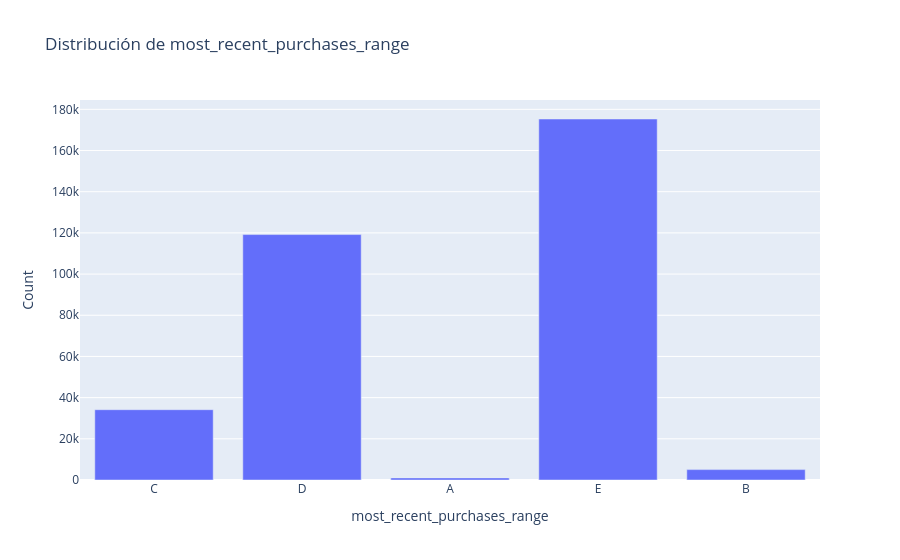

The notebook cell saved with this chart:
### Code cell
px.bar(
    vdf_2.to_pandas(),
    x="most_recent_purchases_range",
    y="count",
    title="Distribución de most_recent_purchases_range",
    labels={"most_recent_purchases_range": "most_recent_purchases_range", "count": "Count"},
).show()

### Figure 1 — Plotly figure (JSON) as saved in the notebook; plotly's stock layout.template omitted (floating-point values rounded to 4 significant figures)
{"data": [{"hovertemplate": "most_recent_purchases_range=%{x}<br>Count=%{y}<extra></extra>", "legendgroup": "", "marker": {"color": "#636efa", "pattern": {"shape": ""}}, "name": "", "orientation": "v", "showlegend": false, "textposition": "auto", "type": "bar", "x": ["C", "D", "A", "E", "B"], "xaxis": "x", "y": [34144, 119187, 1010, 175309, 5046], "yaxis": "y"}], "layout": {"barmode": "relative", "legend": {"tracegroupgap": 0}, "title": {"text": "Distribución de most_recent_purchases_range"}, "xaxis": {"anchor": "y", "domain": [0, 1], "title": {"text": "most_recent_purchases_range"}}, "yaxis": {"anchor": "x", "domain": [0, 1], "title": {"text": "Count"}}}}
